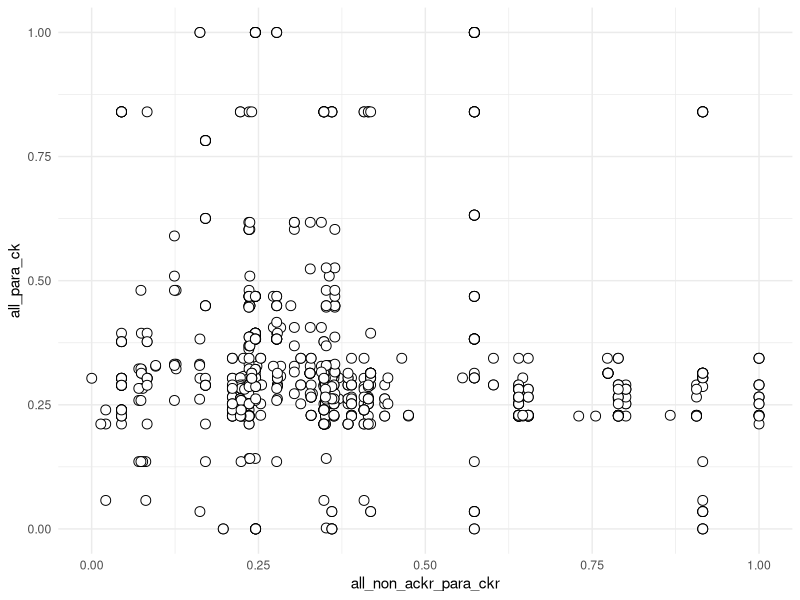

The R script that drew this image:
# Name:     01_cons_by_cons_plot.R
# Updated:  20221020
# Author:   Andrew Kleist

# packages, working directory
setwd("~/Desktop/Volkman_Lab/BABU_VOLKMAN/CHEMOKINE_PRJ/Data/chemokine_gpcr_ms/")
library(tidyverse)

# NOTE 1 (20210407):
# Note that ECL2 residues prior to 45x50 have poor structural conservation
# due to variability in length of the loop between the two ECL2 beta sheets;
# consequently, changing the alignment to an ECL2.Cm nomenclature by removing
# gaps prior to 45x50 would not have approximated ECL2 structures and would
# thus have little meaning. As  such, ECL2 conservation scores prior to
# 45x50 are not comparable across paralogs and are excluded from the contacts
# represented in the figure

##### 1:  GET CONSERVED  CHEMOKINE-GPCR CONTACTS ###############################

  # import data
  rin <- read_csv("05_integrate/output/RIN_CONS_CLASS.csv")
  
  # plot
  rin %>%
    # filter(no_pdb >4) %>%
    ggplot(aes(all_non_ackr_para_ckr, all_para_ck))  +
    geom_point(shape = 21, colour = "black", fill = "white", size = 3, stroke = 0.5) +
    # scale_size(range = c(2, 8)) +
    xlim(0,1) +
    ylim(0,1) +
    theme_minimal()
  
  
  # rin <- rin %>% filter(all_ortho_ck > 0.4 & all_ortho_ckr > 0.6)
  rin <- rin %>% filter((all_cc_cxc_para_ck > 0.5) & (all_non_ackr_para_ckr > 0.5))  %>%
     select(file, ck, ckr, source_gnccn, target_gnccn, no_pdb) %>% unique() %>%
     select(file)  %>% unique()
  
  
  
